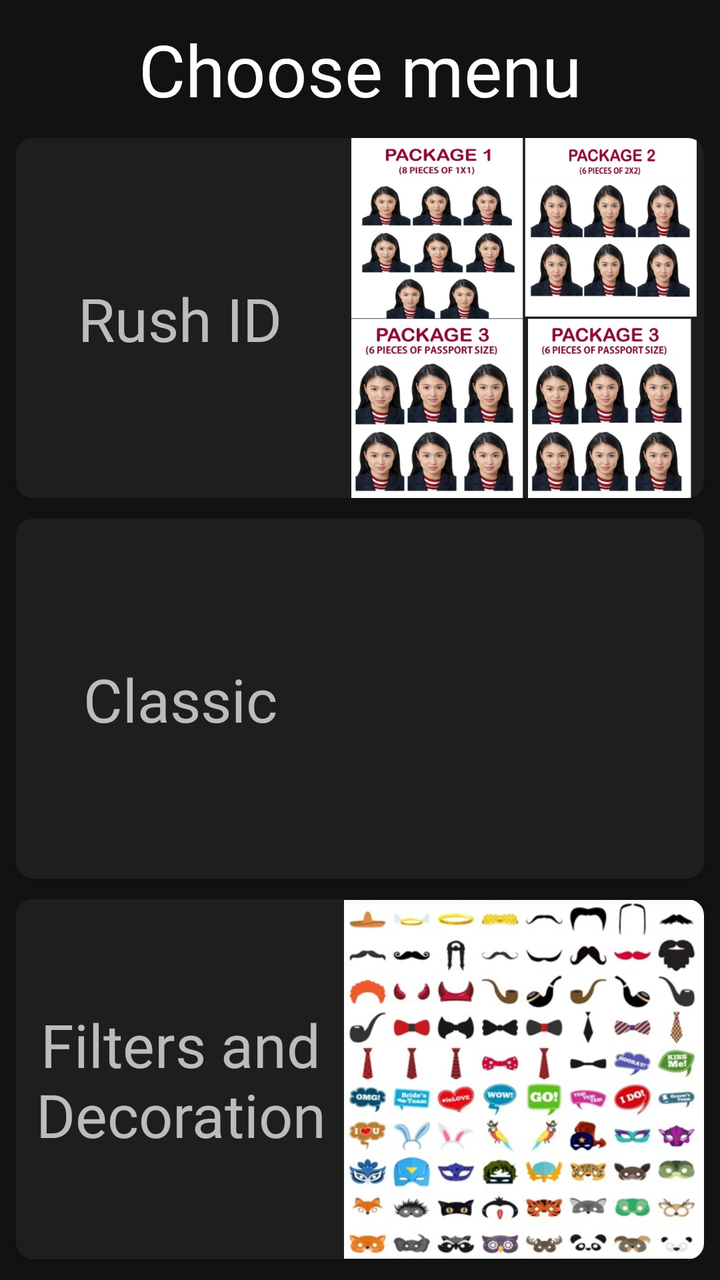
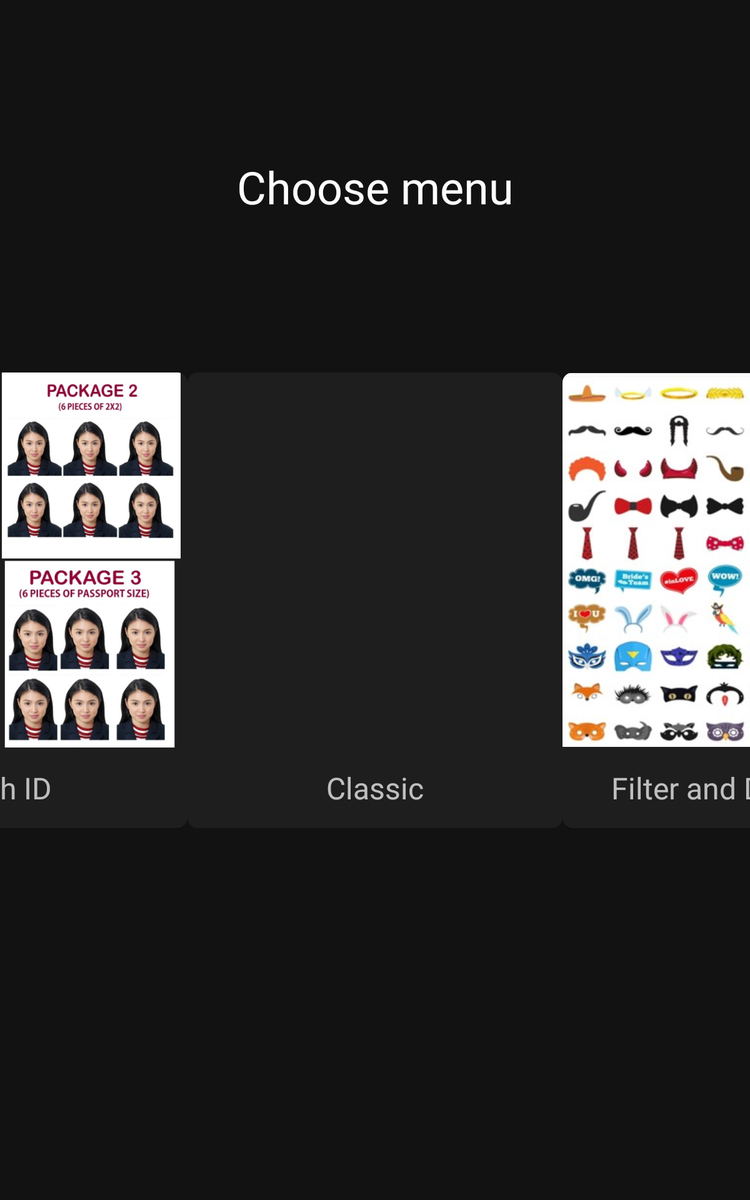

An Android layout and its configuration variant, each rendered on a device that would load it. The default file and the variant file are quoted in full after the pictures.
<!-- AndroidManifest.xml: application theme AppTheme -->
<!-- res/layout/activity_category.xml -->
<?xml version="1.0" encoding="utf-8"?>
<androidx.constraintlayout.widget.ConstraintLayout xmlns:android="http://schemas.android.com/apk/res/android"
    xmlns:app="http://schemas.android.com/apk/res-auto"
    xmlns:tools="http://schemas.android.com/tools"
    android:layout_width="match_parent"
    android:layout_height="match_parent"
    tools:context=".CategoryActivity">

    <ImageView
        android:id="@+id/imageView2"
        android:layout_width="0dp"
        android:layout_height="0dp"
        android:scaleType="centerCrop"
        app:layout_constraintBottom_toBottomOf="parent"
        app:layout_constraintEnd_toEndOf="parent"
        app:layout_constraintStart_toStartOf="parent"
        app:layout_constraintTop_toTopOf="parent"
        app:srcCompat="@drawable/wallpaper_01" />

    <androidx.constraintlayout.widget.ConstraintLayout
        android:layout_width="match_parent"
        android:layout_height="match_parent">

        <TextView
            android:id="@+id/textView"
            android:layout_width="wrap_content"
            android:layout_height="wrap_content"
            android:text="Choose menu"
            android:textColor="#FFFFFF"
            android:textSize="36sp"
            app:layout_constraintBottom_toTopOf="@+id/materialCardView"
            app:layout_constraintEnd_toEndOf="parent"
            app:layout_constraintHorizontal_bias="0.5"
            app:layout_constraintStart_toStartOf="parent"
            app:layout_constraintTop_toTopOf="parent" />

        <com.google.android.material.card.MaterialCardView
            android:id="@+id/materialCardView"
            android:layout_width="0dp"
            android:layout_height="180dp"
            android:layout_marginStart="8dp"
            android:layout_marginEnd="8dp"
            app:cardCornerRadius="8dp"
            app:layout_constraintBottom_toTopOf="@+id/materialCardView2"
            app:layout_constraintEnd_toEndOf="parent"
            app:layout_constraintHorizontal_bias="0.5"
            app:layout_constraintStart_toStartOf="parent"
            app:layout_constraintTop_toBottomOf="@+id/textView">


            <androidx.constraintlayout.widget.ConstraintLayout
                android:id="@+id/rush_id_container"
                android:clickable="true"
                android:focusable="true"
                android:background="?selectableItemBackground"
                android:layout_width="match_parent"
                android:layout_height="match_parent">

                <TextView
                    android:id="@+id/textView2"
                    android:layout_width="wrap_content"
                    android:layout_height="wrap_content"
                    android:text="Rush ID"
                    android:textSize="30sp"
                    app:layout_constraintBottom_toBottomOf="parent"
                    app:layout_constraintEnd_toStartOf="@+id/imageView5"
                    app:layout_constraintStart_toStartOf="parent"
                    app:layout_constraintTop_toTopOf="parent" />

                <ImageView
                    android:id="@+id/imageView5"
                    android:layout_width="0dp"
                    android:layout_height="0dp"
                    app:layout_constraintBottom_toBottomOf="parent"
                    app:layout_constraintDimensionRatio="1:1"
                    app:layout_constraintEnd_toEndOf="parent"
                    app:layout_constraintTop_toTopOf="parent"
                    app:srcCompat="@drawable/rush_id_1" />
            </androidx.constraintlayout.widget.ConstraintLayout>
        </com.google.android.material.card.MaterialCardView>

        <com.google.android.material.card.MaterialCardView
            android:id="@+id/materialCardView2"
            android:layout_width="0dp"
            android:layout_height="180dp"
            android:layout_marginStart="8dp"
            android:layout_marginEnd="8dp"
            app:cardCornerRadius="8dp"
            app:layout_constraintBottom_toTopOf="@+id/materialCardView3"
            app:layout_constraintEnd_toEndOf="parent"
            app:layout_constraintHorizontal_bias="0.5"
            app:layout_constraintStart_toStartOf="parent"
            app:layout_constraintTop_toBottomOf="@+id/materialCardView">

            <androidx.constraintlayout.widget.ConstraintLayout
                android:id="@+id/classic_container"
                android:clickable="true"
                android:focusable="true"
                android:background="?selectableItemBackground"
                android:layout_width="match_parent"
                android:layout_height="match_parent">

                <TextView
                    android:id="@+id/textView3"
                    android:layout_width="wrap_content"
                    android:layout_height="wrap_content"
                    android:text="Classic"
                    android:textSize="30sp"
                    app:layout_constraintBottom_toBottomOf="parent"
                    app:layout_constraintEnd_toStartOf="@+id/imageView6"
                    app:layout_constraintStart_toStartOf="parent"
                    app:layout_constraintTop_toTopOf="parent" />

                <ImageView
                    android:id="@+id/imageView6"
                    android:layout_width="0dp"
                    android:layout_height="0dp"
                    android:scaleType="fitXY"
                    app:layout_constraintBottom_toBottomOf="parent"
                    app:layout_constraintDimensionRatio="h,1:1"
                    app:layout_constraintEnd_toEndOf="parent"
                    app:layout_constraintTop_toTopOf="parent"
                    app:srcCompat="@drawable/classic" />
            </androidx.constraintlayout.widget.ConstraintLayout>
        </com.google.android.material.card.MaterialCardView>

        <com.google.android.material.card.MaterialCardView
            android:id="@+id/materialCardView3"
            android:layout_width="0dp"
            android:layout_height="180dp"
            android:layout_marginStart="8dp"
            android:layout_marginEnd="8dp"
            app:cardCornerRadius="8dp"
            app:layout_constraintBottom_toBottomOf="parent"
            app:layout_constraintEnd_toEndOf="parent"
            app:layout_constraintHorizontal_bias="0.5"
            app:layout_constraintStart_toStartOf="parent"
            app:layout_constraintTop_toBottomOf="@+id/materialCardView2">


            <androidx.constraintlayout.widget.ConstraintLayout
                android:id="@+id/filters_decors_container"
                android:layout_width="match_parent"
                android:clickable="true"
                android:focusable="true"
                android:background="?selectableItemBackground"
                android:layout_height="match_parent">

                <TextView
                    android:id="@+id/textView4"
                    android:layout_width="190dp"
                    android:layout_height="wrap_content"
                    android:text="Filters and Decoration"
                    android:textAlignment="center"
                    android:textSize="30sp"
                    app:layout_constraintBottom_toBottomOf="parent"
                    app:layout_constraintEnd_toStartOf="@+id/imageView7"
                    app:layout_constraintStart_toStartOf="parent"
                    app:layout_constraintTop_toTopOf="parent" />

                <ImageView
                    android:id="@+id/imageView7"
                    android:layout_width="0dp"
                    android:layout_height="0dp"
                    app:layout_constraintBottom_toBottomOf="parent"
                    app:layout_constraintDimensionRatio="h,1:1"
                    app:layout_constraintEnd_toEndOf="parent"
                    app:layout_constraintTop_toTopOf="parent"
                    app:srcCompat="@drawable/filters_and_decorations" />
            </androidx.constraintlayout.widget.ConstraintLayout>
        </com.google.android.material.card.MaterialCardView>
    </androidx.constraintlayout.widget.ConstraintLayout>
</androidx.constraintlayout.widget.ConstraintLayout>
<!-- resources referenced by this layout -->
<resources>
  <!-- drawable filters_and_decorations: jpg bitmap (drawable, 51072 bytes) -->
  <!-- drawable rush_id_1: png bitmap (drawable, 548363 bytes) -->
  <style name="AppTheme" parent="Theme.MaterialComponents.NoActionBar">
          
          <item name="colorPrimary">@color/colorPrimary</item>
          <item name="colorPrimaryDark">@color/colorPrimaryDark</item>
          <item name="colorAccent">@color/colorAccent</item>
          
          
          
          
  
          <item name="android:fontFamily">@font/gotham_rounded_medium</item>
      </style>
</resources>
<!-- res/layout-sw600dp/activity_category.xml (the repository's variant of the layout above) -->
<!-- drawn on a 7-inch tablet held upright -->
<?xml version="1.0" encoding="utf-8"?>
<androidx.constraintlayout.widget.ConstraintLayout xmlns:android="http://schemas.android.com/apk/res/android"
    xmlns:app="http://schemas.android.com/apk/res-auto"
    xmlns:tools="http://schemas.android.com/tools"
    android:layout_width="match_parent"
    android:layout_height="match_parent"
    tools:context=".CategoryActivity">

    <ImageView
        android:id="@+id/imageView2"
        android:layout_width="0dp"
        android:layout_height="0dp"
        android:scaleType="centerCrop"
        app:layout_constraintBottom_toBottomOf="parent"
        app:layout_constraintEnd_toEndOf="parent"
        app:layout_constraintStart_toStartOf="parent"
        app:layout_constraintTop_toTopOf="parent"
        app:srcCompat="@drawable/wallpaper_08" />

    <androidx.constraintlayout.widget.ConstraintLayout
        android:layout_width="match_parent"
        android:layout_height="match_parent"
        tools:layout_editor_absoluteX="0dp"
        tools:layout_editor_absoluteY="-266dp">

        <TextView
            android:id="@+id/textView"
            android:layout_width="wrap_content"
            android:layout_height="wrap_content"
            android:text="Choose menu"
            android:textColor="#FFFFFF"
            android:textSize="36sp"
            app:layout_constraintBottom_toTopOf="@+id/materialCardView"
            app:layout_constraintEnd_toEndOf="parent"
            app:layout_constraintHorizontal_bias="0.5"
            app:layout_constraintStart_toStartOf="parent"
            app:layout_constraintTop_toTopOf="parent" />

        <com.google.android.material.card.MaterialCardView
            android:id="@+id/materialCardView"
            android:layout_width="wrap_content"
            android:layout_height="wrap_content"
            app:cardCornerRadius="8dp"
            app:layout_constraintBottom_toBottomOf="parent"
            app:layout_constraintEnd_toStartOf="@+id/materialCardView2"
            app:layout_constraintHorizontal_bias="0.5"
            app:layout_constraintStart_toStartOf="parent"
            app:layout_constraintTop_toTopOf="parent">

            <androidx.constraintlayout.widget.ConstraintLayout
                android:id="@+id/rush_id_container"
                android:layout_width="match_parent"
                android:layout_height="match_parent"
                android:background="?selectableItemBackground"
                android:clickable="true"
                android:focusable="true">

                <ImageView
                    android:id="@+id/imageView5"
                    android:layout_width="0dp"
                    android:layout_height="300dp"
                    android:src="@drawable/rush_id_1"
                    app:layout_constraintDimensionRatio="w,1:1"
                    app:layout_constraintEnd_toEndOf="parent"
                    app:layout_constraintStart_toStartOf="parent"
                    app:layout_constraintTop_toTopOf="parent" />

                <TextView
                    android:id="@+id/textView2"
                    android:layout_width="wrap_content"
                    android:layout_height="wrap_content"
                    android:layout_marginTop="16dp"
                    android:layout_marginBottom="16dp"
                    android:text="Rush ID"
                    android:textColor="#B5FFFFFF"
                    android:textSize="24sp"
                    app:layout_constraintBottom_toBottomOf="parent"
                    app:layout_constraintEnd_toEndOf="parent"
                    app:layout_constraintStart_toStartOf="parent"
                    app:layout_constraintTop_toBottomOf="@+id/imageView5" />


            </androidx.constraintlayout.widget.ConstraintLayout>
        </com.google.android.material.card.MaterialCardView>

        <com.google.android.material.card.MaterialCardView
            android:id="@+id/materialCardView2"
            android:layout_width="wrap_content"
            android:layout_height="wrap_content"
            app:cardCornerRadius="8dp"
            app:layout_constraintBottom_toBottomOf="@+id/materialCardView"
            app:layout_constraintEnd_toStartOf="@+id/materialCardView3"
            app:layout_constraintHorizontal_bias="0.5"
            app:layout_constraintStart_toEndOf="@+id/materialCardView">

            <androidx.constraintlayout.widget.ConstraintLayout
                android:id="@+id/classic_container"
                android:layout_width="match_parent"
                android:layout_height="match_parent"
                android:background="?selectableItemBackground"
                android:clickable="true"
                android:focusable="true">

                <ImageView
                    android:id="@+id/imageView6"
                    android:layout_width="0dp"
                    android:layout_height="300dp"
                    android:scaleType="fitXY"
                    app:layout_constraintDimensionRatio="w,1:1"
                    app:layout_constraintEnd_toEndOf="parent"
                    app:layout_constraintStart_toStartOf="parent"
                    app:layout_constraintTop_toTopOf="parent"
                    app:srcCompat="@drawable/classic" />

                <TextView
                    android:id="@+id/textView3"
                    android:layout_width="wrap_content"
                    android:layout_height="wrap_content"
                    android:layout_marginTop="16dp"
                    android:layout_marginBottom="16dp"
                    android:text="Classic"
                    android:textColor="#B7FFFFFF"
                    android:textSize="24sp"
                    app:layout_constraintBottom_toBottomOf="parent"
                    app:layout_constraintEnd_toEndOf="parent"
                    app:layout_constraintStart_toStartOf="parent"
                    app:layout_constraintTop_toBottomOf="@+id/imageView6" />


            </androidx.constraintlayout.widget.ConstraintLayout>
        </com.google.android.material.card.MaterialCardView>

        <com.google.android.material.card.MaterialCardView
            android:id="@+id/materialCardView3"
            android:layout_width="wrap_content"
            android:layout_height="wrap_content"
            app:cardCornerRadius="8dp"
            app:layout_constraintEnd_toEndOf="parent"
            app:layout_constraintHorizontal_bias="0.5"
            app:layout_constraintStart_toEndOf="@+id/materialCardView2"
            app:layout_constraintTop_toTopOf="@+id/materialCardView2">

            <androidx.constraintlayout.widget.ConstraintLayout
                android:id="@+id/filters_decors_container"
                android:layout_width="match_parent"
                android:layout_height="match_parent"
                android:background="?selectableItemBackground"
                android:clickable="true"
                android:focusable="true">

                <ImageView
                    android:id="@+id/imageView7"
                    android:layout_width="0dp"
                    android:layout_height="300dp"
                    app:layout_constraintDimensionRatio="w,1:1"
                    app:layout_constraintEnd_toEndOf="parent"
                    app:layout_constraintStart_toStartOf="parent"
                    app:layout_constraintTop_toTopOf="parent"
                    app:srcCompat="@drawable/filters_and_decorations" />

                <TextView
                    android:id="@+id/textView4"
                    android:layout_width="wrap_content"
                    android:layout_height="wrap_content"
                    android:layout_marginTop="16dp"
                    android:layout_marginBottom="16dp"
                    android:text="Filter and Decoration"
                    android:textColor="#B7FFFFFF"
                    android:textSize="24sp"
                    app:layout_constraintBottom_toBottomOf="parent"
                    app:layout_constraintEnd_toEndOf="parent"
                    app:layout_constraintStart_toStartOf="parent"
                    app:layout_constraintTop_toBottomOf="@+id/imageView7" />


            </androidx.constraintlayout.widget.ConstraintLayout>
        </com.google.android.material.card.MaterialCardView>
    </androidx.constraintlayout.widget.ConstraintLayout>
</androidx.constraintlayout.widget.ConstraintLayout>
